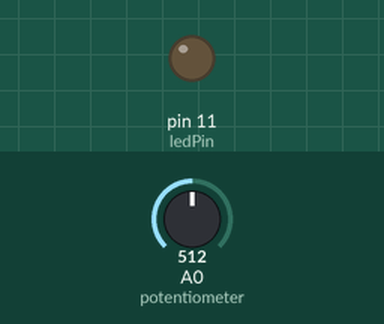
Recording of a sketch running on a simulated Arduino Uno, built with avr-gcc and run on an emulated ATmega328P. Parts: output pins drawn as LEDs (lit = HIGH). Inputs (shaded band) come from the test bench; at power-on: A0 (potentiometer) = 512.

Above: at 1.2 s.
1.3 s: A0 (potentiometer) set to 520
At 2.4 s:
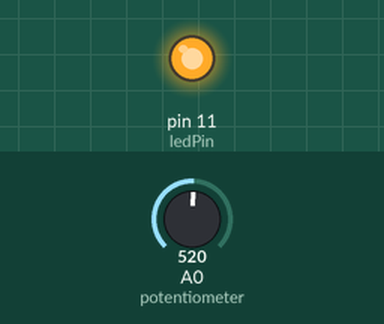
2.8 s: A0 (potentiometer) set to 511
At 3.5 s:
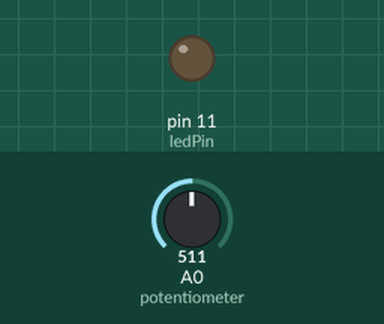
4.3 s: A0 (potentiometer) set to 716
At 4.7 s:
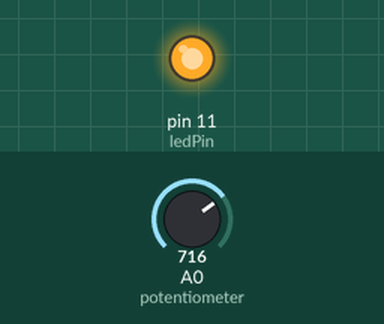
Timing chart, 0 to 7.3 s (numbered marks = the images above; inputs shaded):
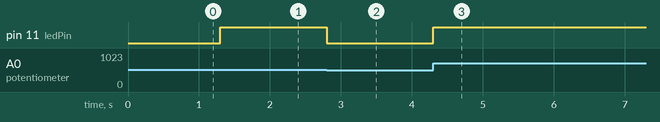

The sketch:

WARDI_q1.ino
```cpp
/*
  REFRENCES:
 for circuit diag :  https://programmingelectronics.com/tutorial-20-analog-io-and-serial-communications-old-version/
 for code :  https://www.arduino.cc/en/tutorial/potentiometer
*/

int ledPin = 11;
int potentiometer = 0;
int potentiometerReading = 0;

void setup() {
  pinMode(ledPin, OUTPUT);
}

void loop() {
  potentiometerReading = analogRead(potentiometer);

  if ( potentiometerReading > 512 )
    digitalWrite(ledPin, HIGH);
  else
    digitalWrite(ledPin, LOW);
}
```

Measured:
- the behaviour switches between 512 and 513 on A0 (potentiometer) (found by bisection; images 0 and 1)
- after the input at 1.3 s, pin 11 (ledPin): LOW → HIGH at once
- after the input at 2.8 s, pin 11 (ledPin): HIGH → LOW at once
- after the input at 4.3 s, pin 11 (ledPin): LOW → HIGH at once
